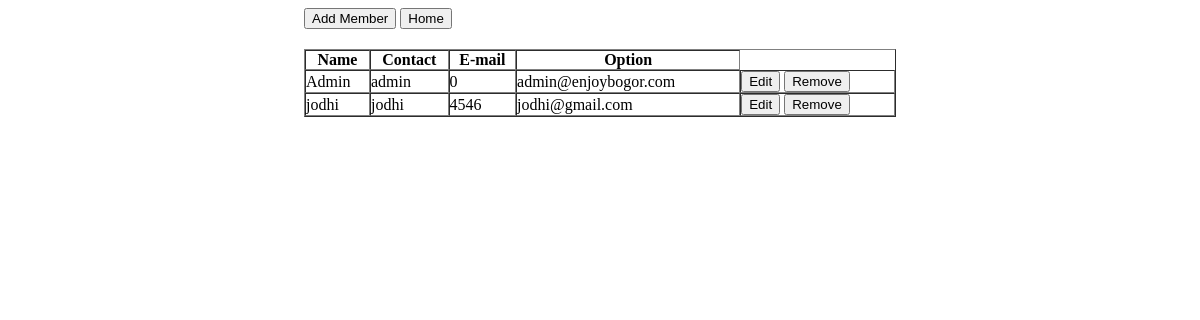
The page /Admin/crud/users/index.php on the database as committed earlier.
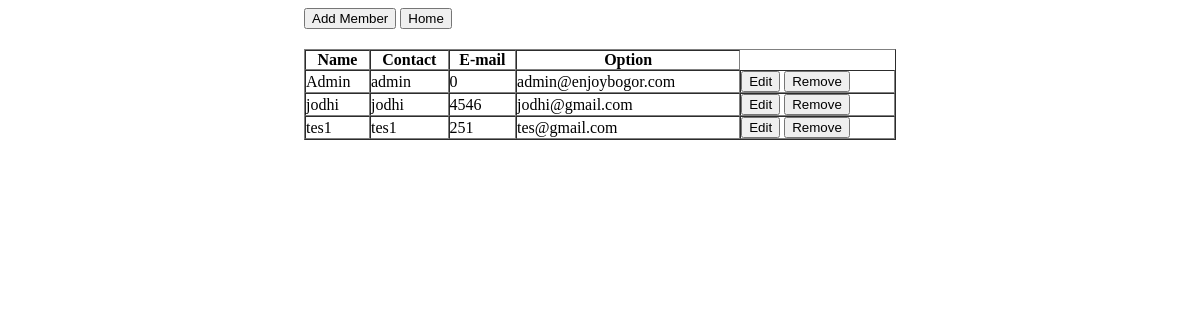
The same page on the database as committed later.
### tables this page shows
CREATE TABLE `users` (
  `user_id` int(11) NOT NULL,
  `username` varchar(255) NOT NULL,
  `user_name` varchar(255) NOT NULL,
  `date_signup` timestamp NOT NULL DEFAULT CURRENT_TIMESTAMP,
  `points` int(11) DEFAULT '0',
  `user_contact` bigint(13) NOT NULL,
  `email` varchar(100) NOT NULL,
  `password` varchar(100) NOT NULL,
  `active` int(11) NOT NULL DEFAULT '0'
);

### Admin/crud/users/index.php (the view, shortened to what this page needs)
<?php require_once '../../../connect/db_connect.php'; ?>
<!DOCTYPE html>
<html>
<head>
</head>
<body>
<div class="manageMember">
	<a href="create.php"><button type="button">Add Member</button></a>
	<a href="../../home.php"><button type="button">Home</button></a>
	<table border="1" cellspacing="0" cellpadding="0">
		<thead>
			<tr>
				<th>Name</th>
				<th>Contact</th>
				<th>E-mail</th>
				<th>Option</th>
			</tr>
		</thead>
		<tbody>
			<?php
			$sql = "SELECT * FROM users WHERE active = 1";
			$result = $connect->query($sql);
			if($result->num_rows >0)
			{
				while($row = $result->fetch_assoc())
				{
					echo "
					<tr>
						<td> ".$row['user_name']."</td>
						<td> ".$row['username']."</td>
						<td>".$row['user_contact']."</td>
						<td>".$row['email']."</td>
						<td>
							<a href='edit.php?user_id=".$row['user_id']."'><button type='button'>Edit</button></a>
							<a href='remove.php?user_id=".$row['user_id']."'><button type='button'>Remove</button></a>
						</td>
					</tr>";
				}
			}
				else
				{
					echo "<tr><td colspan='5'><center>No Data Available</center></td></tr>";
				}
			?>
		</tbody>
	</table>
</div>
</body>
</html>
</html>

Rows that differ between the two databases and show on the page:
added users: user_name "tes1", username "tes1", user_contact "251", email "tes@gmail.com"
